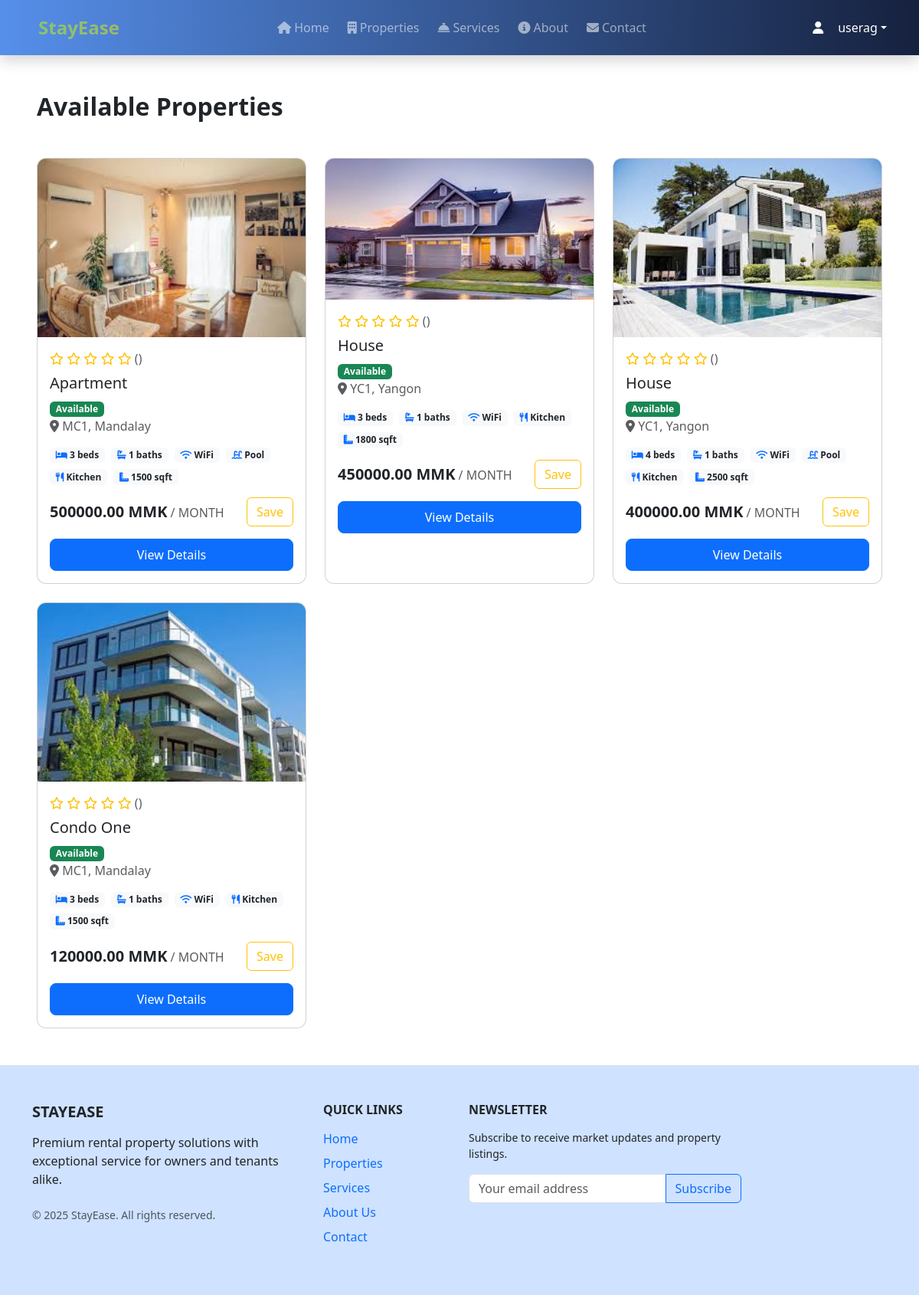
/property/ (signed in), run on the app's committed database.
### myapp/models.py (models this page shows, shortened)
class CustomUser(AbstractUser):
    ROLE_CHOICES = (
        ('ADMIN', 'Administrator'),
        ('CUSTOMER', 'Customer'),
        ('AGENCY', 'Agency'),
    )
    role = models.CharField(max_length=20, choices=ROLE_CHOICES, default='CUSTOMER')
    created_at = models.DateTimeField(auto_now_add=True)
    updated_at = models.DateTimeField(auto_now=True)

class Property(models.Model):
    PROPERTY_TYPE_CHOICES = [
        ('HOUSE', 'House'),
        ('APARTMENT', 'Apartment'),
        ('CONDO', 'Condominium'),
        ('HOSTEL', 'Hostel Room'),
    ]
    RENT_TYPE_CHOICES = [
        ('MONTH', 'Per Month'),
        ('WEEK', 'Per Week'),
        ('DAY', 'Per Day'),
        ('YEAR', 'Per Year'),
    ]
    STATUS_CHOICES = [
        ('AVAILABLE', 'Available'),
        ('BOOKED', 'Booked'),
        ('RENTED', 'Rented'),
        ('MAINTENANCE', 'Under Maintenance'),
    ]
    ADMIN_APPROVE = [
        ('APPROVED', 'Approved'),
        ('PENDING', 'Pending'),
        ('REJECT', 'Reject'),
    ]
    name = models.CharField(max_length=100)
    property_type = models.CharField(max_length=20, choices=PROPERTY_TYPE_CHOICES)
    description = models.TextField()
    beds = models.PositiveIntegerField()
    baths = models.PositiveIntegerField()
    has_wifi = models.BooleanField(default=False)
    has_pool = models.BooleanField(default=False)
    has_kitchen = models.BooleanField(default=False)
    area_sqft = models.PositiveIntegerField(null=True, blank=True)
    rent_type = models.CharField(max_length=20, choices=RENT_TYPE_CHOICES)
    rent_amount = models.DecimalField(max_digits=10, decimal_places=2, validators=[MinValueValidator(0)])
    security_deposit = models.DecimalField(max_digits=10, decimal_places=2, default=0, validators=[MinValueValidator(0)])
    primary_image = models.ImageField(upload_to='property_images/')
    image_caption = models.CharField(max_length=255, blank=True, null=True)
    region = models.ForeignKey('Region', on_delete=models.CASCADE)
    city = models.ForeignKey('City', on_delete=models.CASCADE)
    address = models.TextField()
    latitude = models.DecimalField(max_digits=9, decimal_places=6, null=True, blank=True)
    longitude = models.DecimalField(max_digits=9, decimal_places=6, null=True, blank=True)
    status = models.CharField(max_length=20, choices=STATUS_CHOICES, default='AVAILABLE')
    is_featured = models.BooleanField(default=False)
    posted_by = models.ForeignKey('CustomUser', on_delete=models.CASCADE, related_name='properties')
    created_at = models.DateTimeField(auto_now_add=True)
    updated_at = models.DateTimeField(auto_now=True)
    is_active = models.BooleanField(default=True)
    admin_approved = models.CharField(max_length=20, choices=ADMIN_APPROVE, default='PENDING')

class City(models.Model):
    region = models.ForeignKey(Region, on_delete=models.CASCADE, related_name='cities')
    name = models.CharField(max_length=50)
    class Meta:
        verbose_name_plural = 'Cities'
        unique_together = ('region', 'name')

class Region(models.Model):
    name = models.CharField(max_length=50, unique=True)

### myapp/views.py (the view, shortened to what this page needs)
# urls.py: path('property/',views.PropertyView.as_view(), name='property'),
class PropertyView(View):
    def get(self, request):
        propertyForm = PropertyForm()
        cities = City.objects.all()
        properties = Property.objects.filter(is_active=True ,admin_approved = 'APPROVED',status__in=['AVAILABLE', 'BOOKED'])
        saved_porperties = SaveProperty.objects.filter(user = request.user)
        save_property = SaveProperty.objects.filter(user=request.user.id)
        save_property_list = SaveProperty.objects.filter(user=request.user).values_list('property_id', flat=True)
        city = request.GET.get('city')
        property_type = request.GET.get('property_type')
        beds = request.GET.get('beds')
        if city:
            properties = properties.filter(city__name__icontains=city)
        if property_type:
            properties = properties.filter(property_type=property_type)
        if beds:
            if beds == '4':
                properties = properties.filter(beds__gte=4)
            else:
                properties = properties.filter(beds=beds)
        context = {
            'active_properties': properties,
            'form': propertyForm,
            'cities': cities,
            'saved_porperties':saved_porperties,
            'save_property_list':save_property_list,
            'save_property':save_property
        }
        print(saved_porperties)
        return render(request, 'property.html', context)

### templates/property.html (shortened to what this page needs)
{% extends 'base.html' %}
{% load static %}
{% block content %}
        {% include 'base/nav-bar.html' %}
<div class="">
    <section class="py-5 bg-white">
        <div class="px-5">
            <div class=" mb-5">
                <h2 class="fw-bold">Available Properties</h2>
            </div>
            <div class="row g-4">
                {% for property in active_properties %}
                <div class="col-md-4">
                    <div class="card h-100">
                        {% if property.primary_image %}
                        <img src="{{ property.primary_image.url }}" class="card-img-top" alt="{{ property.name }}">
                        {% else %}
                        <div class="card-img-top bg-secondary d-flex align-items-center justify-content-center" style="height: 200px;">
                            <span class="text-white">No Image Available</span>
                        </div>
                        {% endif %}
                        <div class="card-body">
                            <div class="text-warning mb-2">
                                {% with ''|center:5 as range %}
                                {% for _ in range %}
                                    {% if forloop.counter <= property.average_rating %}
                                        <i class="fas fa-star"></i>
                                    {% else %}
                                        <i class="far fa-star"></i>
                                    {% endif %}
                                {% endfor %}
                                {% endwith %}
                                <span class="text-muted">({{ property.review_count }})</span>
                            </div>
                            <h5 class="card-title">{{ property.name }}</h5>
                            {% if property.status == 'AVAILABLE' %}
                                <span class="badge bg-success" >Available</span>
                            {% elif property.status == 'BOOKED' %}
                                <span class="badge bg-warning" >Booked</span>
                            {% elif property.status == 'RENTED' %}
                                <span class="badge bg-secondary" > Rented </span>
                            {% elif property.status == 'MAINTENANCE' %}
                                <span class="badge bg-danger" > Under Maintenance </span>
                            {% endif %}
                            <p class="text-muted">
                                <i class="fas fa-map-marker-alt"></i> {{ property.city.name }}, {{ property.region.name }}
                            </p>
                            <div class="d-flex flex-wrap gap-2 my-3">
                                {% if property.beds %}
                                <span class="badge bg-light text-dark">
                                    <i class="fas fa-bed text-primary"></i> {{ property.beds }} beds
                                </span>
                                {% endif %}
                                {% if property.baths %}
                                <span class="badge bg-light text-dark">
                                    <i class="fas fa-bath text-primary"></i> {{ property.baths }} baths
                                </span>
                                {% endif %}
                                {% if property.has_wifi %}
                                <span class="badge bg-light text-dark">
                                    <i class="fas fa-wifi text-primary"></i> WiFi
                                </span>
                                {% endif %}
                                {% if property.has_pool %}
                                <span class="badge bg-light text-dark">
                                    <i class="fas fa-swimming-pool text-primary"></i> Pool
                                </span>
                                {% endif %}
                                {% if property.has_kitchen %}
                                <span class="badge bg-light text-dark">
                                    <i class="fas fa-utensils text-primary"></i> Kitchen
                                </span>
                                {% endif %}
                                {% if property.area_sqft %}
                                <span class="badge bg-light text-dark">
                                    <i class="fas fa-ruler-combined text-primary"></i> {{ property.area_sqft }} sqft
                                </span>
                                {% endif %}
                            </div>
                            <div class="d-flex justify-content-between align-items-center mt-3">
                                <div>
                                    <span class="fs-5 fw-bold">{{ property.rent_amount }} MMK</span>
                                    <span class="text-muted">/ {{ property.rent_type }}</span>
                                </div>
    {% if property.id in save_property_list %}
        {% for saved in saved_porperties %}
        {% if saved.user.id == user.id %}
            {% if saved.property.id == property.id %}
                <a href="" class="btn btn-warning" onclick="unSaveProperty(event,{{ saved.id }})" data-property-id="{{ property.id }}"> Unsave </a>
            {% endif %}
        {% endif %}
        {% endfor %}
    {% else %}
        <a href="" onclick="saveProperty(event , {{ property.id }} , {{ user.id }} )" class="btn btn-outline-warning" data-property-id="{{ property.id }}"> Save </a>
    {% endif %}
</div>
                    <a href="{% url 'property_detail' property.id %}" class="btn btn-primary w-100 mt-3">
                        View Details
                    </a>
                </div>
            </div>
        </div>
        {% empty %}
        <div class="col-12 text-center py-5">
            <h4 class="text-muted">No properties available</h4>
            <p>Check back later or add a new property</p>
        </div>
        {% endfor %}
    </div>
</div>
</section>
</div>
{% include 'base/footer.html' %}
{% endblock content %}

### templates/base/nav-bar.html (shortened to what this page needs)
{% load static %}
<nav class="navbar navbar-expand-lg navbar-dark sticky-top">
    <div class="container">
        <a class="navbar-brand d-flex align-items-center" href="{% url 'index' %}">
            <span class="fw-bold fs-4 text-gradient">StayEase</span>
        </a>
        <div class="collapse navbar-collapse" id="navbarNav">
            <ul class="navbar-nav mx-auto">
                <li class="nav-item"><a class="nav-link position-relative" href="{% url 'index' %}"><i class="fas fa-home me-1"></i>Home</a></li>
                <li class="nav-item"><a class="nav-link position-relative" href="{% url 'property' %}"><i class="fas fa-building me-1"></i>Properties</a></li>
                <li class="nav-item"><a class="nav-link position-relative" href="{% url 'service' %}"><i class="fas fa-concierge-bell me-1"></i>Services</a></li>
                <li class="nav-item"><a class="nav-link position-relative" href="{% url 'about' %}"><i class="fas fa-info-circle me-1"></i>About</a></li>
                <li class="nav-item"><a class="nav-link position-relative" href="{% url 'contact' %}"><i class="fas fa-envelope me-1"></i>Contact</a></li>
            </ul>
            <div class="d-flex align-items-center ms-lg-3">
                <div class="dropdown">
                    {% if user.is_authenticated %}
                    <a href="#" class="d-flex align-items-center text-white text-decoration-none dropdown-toggle"
                       id="userDropdown" data-bs-toggle="dropdown" aria-expanded="false">
                        <div class="avatar bg-gradient-success me-2"><i class="fas fa-user"></i></div>
                        <span class="d-none d-lg-inline">{{ user.username }}</span>
                    </a>
                    {% else %}
                    <div class="btn-group">
                        <a href="{% url 'login_user' %}" class="btn btn-outline-light me-2"><i class="fas fa-sign-in-alt me-2"></i>Log In</a>
                        <a href="{% url 'register_user' %}" class="btn btn-primary"><i class="fas fa-user-plus me-2"></i>Sign Up</a>
                    </div>
                    {% endif %}
                </div>
            </div>
        </div>
    </div>
</nav>

### templates/base.html (style rules this page uses)
.btn-primary { padding: 0.5rem; border-radius: 8px; }
.sticky-top { position: -webkit-sticky; position: sticky; z-index: 1020; }
.card { border-radius: 12px; overflow: hidden; transition: transform 0.2s; }

### templates/base/nav-bar.html (style rules this page uses)
.text-gradient { background: linear-gradient(90deg, #8cc36b, #9db86a); -webkit-background-clip: text; -webkit-text-fill-color: transparent; }
.navbar { box-shadow: 0 5px 20px rgba(0,0,0,0.2); background: linear-gradient(90deg, #568fea, #16213e) !important; padding: 0.8rem 1rem; }
.nav-link { position: relative; padding: 0.5rem 1rem; margin: 0 0.25rem; transition: all 0.3s ease; }
.avatar { width: 36px; height: 36px; border-radius: 50%; display: flex; align-items: center; justify-content: center; }

### data on the page
CustomUser: username "userag"
Property: primary_image (picture), name "Apartment", status "Available", city.name "MC1", region.name "Mandalay", beds "3", baths "1", has_wifi True (drawn), has_pool True (drawn), has_kitchen True (drawn), area_sqft "1500", rent_amount "500000.00", rent_type "MONTH"
Property: primary_image (picture), name "House", status "Available", city.name "YC1", region.name "Yangon", beds "3", baths "1", has_wifi True (drawn), has_kitchen True (drawn), area_sqft "1800", rent_amount "450000.00", rent_type "MONTH"
Property: primary_image (picture), name "House", status "Available", city.name "YC1", region.name "Yangon", beds "4", baths "1", has_wifi True (drawn), has_pool True (drawn), has_kitchen True (drawn), area_sqft "2500", rent_amount "400000.00", rent_type "MONTH"
Property: primary_image (picture), name "Condo One", status "Available", city.name "MC1", region.name "Mandalay", beds "3", baths "1", has_wifi True (drawn), has_kitchen True (drawn), area_sqft "1500", rent_amount "120000.00", rent_type "MONTH"
